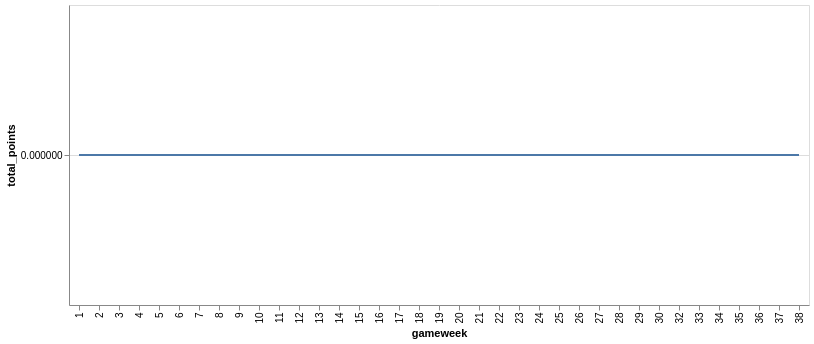

Write notebook code for a chart like this one.
### Code cell
## Points by Gameweek - trial visualization

alt.data_transformers.enable('vegafusion')

week_by_week_data = gameweek_data

## teams = sorted(gameweek_data['team'].unique())
## players = sorted(gameweek_data['name'].unique())

week_by_week_data['team_player'] = week_by_week_data['team'] + '_' + week_by_week_data['name']
options = sorted(week_by_week_data['team_player'].unique())

selection = alt.param(name = 'team_player', value = options[0],
                        bind = alt.binding_select(options=options, name = "Team-Player: "))

points_by_gameweek = (
    alt.Chart(week_by_week_data)
    .mark_line()
    .encode(x = "gameweek:O", y = "total_points:Q")
    .add_params(selection)
    .transform_filter
        (alt.datum['team_player'] == selection)
)


points_by_gameweek

### Figure 1 — Vega specification as saved in the notebook (floating-point values rounded to 4 significant figures; data arrays with more than 128 entries replaced by an {"elided": "..."} marker saying what was removed)
{"$schema": "https://vega.github.io/schema/vega/v6.json", "data": [{"name": "_server_source_0", "values": {"elided": "29757 records"}}, {"name": "source_0", "source": "_server_source_0", "transform": [{"type": "filter", "expr": "(datum['team_player'] === team_player)"}, {"type": "project", "fields": ["gameweek", "total_points"]}]}, {"name": "source_0_x_domain_gameweek", "source": "source_0", "transform": [{"type": "aggregate", "groupby": ["gameweek"], "fields": [], "ops": [], "as": []}, {"type": "formula", "expr": "datum['gameweek']", "as": "sort_field"}, {"type": "project", "fields": ["gameweek"]}]}, {"name": "source_0_y_domain_total_points", "source": "source_0", "transform": [{"type": "formula", "expr": "+datum['total_points']", "as": "total_points"}, {"type": "aggregate", "groupby": [], "fields": ["total_points", "total_points"], "ops": ["min", "max"], "as": ["min", "max"]}]}], "signals": [{"name": "x_step", "value": 20}, {"name": "width", "update": "bandspace(domain('x').length, 1, 0.5) * x_step"}, {"name": "team_player", "value": "Arsenal_Albert Sambi Lokonga", "bind": {"input": "select", "options": {"elided": "869 str values"}, "name": "Team-Player: "}}], "marks": [{"type": "line", "name": "marks", "from": {"data": "source_0"}, "sort": {"field": "x"}, "encode": {"update": {"x": {"field": "gameweek", "scale": "x"}, "stroke": {"value": "#4c78a8"}, "y": {"field": "total_points", "scale": "y"}, "defined": {"signal": "isValid(datum[\"total_points\"]) && isFinite(+datum[\"total_points\"])"}}}, "style": ["line"]}], "scales": [{"name": "x", "type": "point", "domain": {"data": "source_0_x_domain_gameweek", "field": "gameweek", "sort": true}, "range": {"step": {"signal": "x_step"}}, "padding": 0.5}, {"name": "y", "type": "linear", "domain": [{"signal": "(data(\"source_0_y_domain_total_points\")[0] || {}).min"}, {"signal": "(data(\"source_0_y_domain_total_points\")[0] || {}).max"}], "range": [{"signal": "height"}, 0], "nice": true, "zero": true}], "axes": [{"scale": "y", "grid": true, "tickCount": {"signal": "ceil(height/40)"}, "labels": false, "minExtent": 0, "aria": false, "ticks": false, "domain": false, "gridScale": "x", "orient": "left", "maxExtent": 0, "zindex": 0}, {"scale": "x", "zindex": 0, "labelAlign": "right", "labelAngle": 270, "orient": "bottom", "grid": false, "title": "gameweek", "labelBaseline": "middle"}, {"scale": "y", "grid": false, "labelOverlap": true, "title": "total_points", "tickCount": {"signal": "ceil(height/40)"}, "orient": "left", "zindex": 0}], "background": "white", "height": 300, "padding": 5, "style": "cell"}
